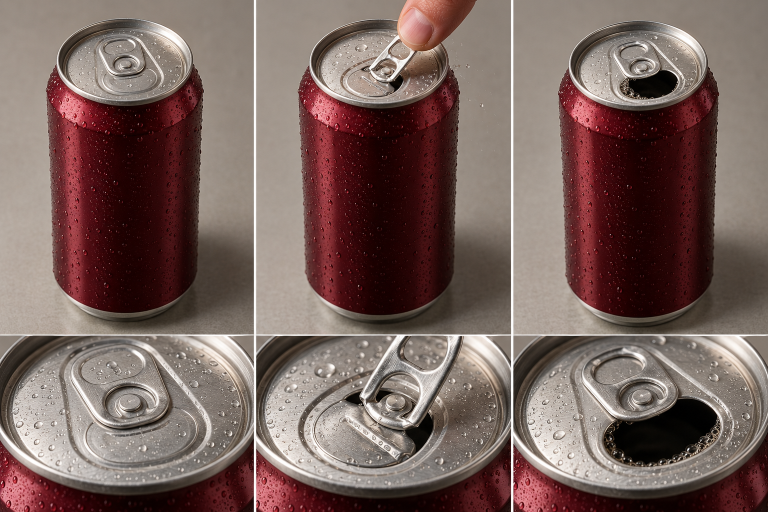
#> input picture docs/vydyhny-updates-2026-10-04/references/04_beverage_can.png, 1536 x 1024 px (shown at 1/2 size)
$ python can.py
#> lines starting #> are read from the running program, lines starting #| are printed output that depends on the picture; after the words box and inside, x2 and y2 are one past the last pixel; in counts of white or black regions, pixels touching at a corner belong together
### zadovbalo/scripts/assets/common.py
"""Спільні утиліти конвеєра матеріалів. Запуск: python3 scripts/assets/build.py (див. README)."""
import json
import os
from pathlib import Path

import cv2
import numpy as np

ROOT = Path(__file__).resolve().parents[2]  # zadovbalo/
PKG = ROOT.parent / "Vydyhny_Claude_Package" / "assets"
OUT = ROOT / "public" / "scenes"
EXTRA = ROOT / "assets-src"  # додаткові ліцензовані матеріали, якщо додані
REF2 = ROOT.parent / "docs" / "vydyhny-updates-2026-10-04" / "references"  # пакет змін 04.10.2026


def load_ref(name: str) -> np.ndarray:
    p = REF2 / name
    im = cv2.imread(str(p), cv2.IMREAD_COLOR)
    if im is None:
        raise SystemExit(f"Немає референсу: {p}")
    return im


# [6 lines left out: function load, not called in this run]


def poly_mask(shape, pts, value=255):
    m = np.zeros(shape[:2], np.uint8)
    cv2.fillPoly(m, [np.array(pts, np.int32)], value)
    return m


def smooth_mask(m: np.ndarray, r: float = 1.2) -> np.ndarray:
    """Антиаліасинг краю маски (0..255)."""
    return cv2.GaussianBlur(m, (0, 0), r)


# [66 lines left out: functions synthesize_hidden, _synthesize, edge_shade, not called in this run]


def save_webp(path: Path, img: np.ndarray, quality: int = 82):
    path.parent.mkdir(parents=True, exist_ok=True)
    ok = cv2.imwrite(str(path), img, [cv2.IMWRITE_WEBP_QUALITY, quality])
    if not ok:
        raise SystemExit(f"Не вдалося записати {path}")
    return path


def rgba(rgb: np.ndarray, alpha: np.ndarray) -> np.ndarray:
    return np.dstack([rgb, alpha])


# [6 lines left out: function crop_rgba, not called in this run]


def write_json(path: Path, data):
    path.parent.mkdir(parents=True, exist_ok=True)
    path.write_text(json.dumps(data, ensure_ascii=False, indent=1) + "\n", encoding="utf-8")


# [12 lines left out: function trim_dark_rim, not called in this run]


def fill_region(im: np.ndarray, hole: np.ndarray, source: np.ndarray, seed=7, P=96, low_sigma=28, gain=1.5) -> np.ndarray:
    """Заповнити діру поверхнею навколо: світло — нормалізованою згорткою лише по чистих пікселях (source),
    дрібна фактура — латками P×P з тієї ж поверхні (з випадковим віддзеркаленням)."""
    rng = np.random.default_rng(seed)
    img = im.astype(np.float32)
    vis = (source > 127).astype(np.float32)

    def nblur(x, s):
        num = cv2.GaussianBlur(x * vis[..., None], (0, 0), s)
        den = cv2.GaussianBlur(vis, (0, 0), s)[..., None]
        return num / np.maximum(den, 1e-3), den[..., 0]

    low_fine, _ = nblur(img, 6)
    low, den = nblur(img, low_sigma)
    # далеко від чистої стіни (центр великої діри) — світло доінпейнтити з країв
    far = ((den < 0.2) | (hole > 0) & (den < 0.35)).astype(np.uint8) * 255
    q = cv2.resize(np.clip(low, 0, 255).astype(np.uint8), None, fx=0.25, fy=0.25, interpolation=cv2.INTER_AREA)
    qm = cv2.resize(far, (q.shape[1], q.shape[0]), interpolation=cv2.INTER_NEAREST)
    q = cv2.inpaint(q, qm, 12, cv2.INPAINT_TELEA)
    up = cv2.GaussianBlur(cv2.resize(q, (img.shape[1], img.shape[0]), interpolation=cv2.INTER_CUBIC).astype(np.float32), (0, 0), 10)
    tf = cv2.GaussianBlur(far, (0, 0), 12).astype(np.float32)[..., None] / 255
    low = low * (1 - tf) + up * tf
    # у дірі світло лише з великого масштабу; біля краю — плавно з дрібнішого
    detail = (img - low_fine) * vis[..., None]
    inner = cv2.erode(source, np.ones((P + 1, P + 1), np.uint8))
    ys, xs = np.nonzero(inner > 127)
    ok = (ys >= P // 2) & (ys < img.shape[0] - P // 2) & (xs >= P // 2) & (xs < img.shape[1] - P // 2)
    ys, xs = ys[ok], xs[ok]
    fill = np.zeros_like(img)
    acc = np.zeros(img.shape[:2], np.float32)
    win = np.outer(np.hanning(P), np.hanning(P)).astype(np.float32) + 1e-3
    hy, hx = np.nonzero(hole > 0)
    for ty in range(hy.min() - P // 2, hy.max() + 1, P // 3):
        for tx in range(hx.min() - P // 2, hx.max() + 1, P // 3):
            i = rng.integers(len(ys))
            sy, sx = ys[i] - P // 2, xs[i] - P // 2
            ty0, tx0 = max(ty, 0), max(tx, 0)
            ty1, tx1 = min(ty + P, img.shape[0]), min(tx + P, img.shape[1])
            if ty1 <= ty0 or tx1 <= tx0:
                continue
            py0, px0 = ty0 - ty, tx0 - tx
            ww = win[py0 : py0 + ty1 - ty0, px0 : px0 + tx1 - tx0]
            patch = detail[sy : sy + P, sx : sx + P]
            if rng.random() < 0.5:
                patch = patch[:, ::-1]
            fill[ty0:ty1, tx0:tx1] += patch[py0 : py0 + ty1 - ty0, px0 : px0 + tx1 - tx0] * ww[..., None]
            acc[ty0:ty1, tx0:tx1] += ww
    tex = fill / np.maximum(acc, 1e-3)[..., None] * gain
    synth = np.clip(low + tex, 0, 255)
    t = cv2.GaussianBlur(hole, (0, 0), 3).astype(np.float32)[..., None] / 255
    return (img * (1 - t) + synth * t).astype(np.uint8)

### zadovbalo/scripts/assets/can.py
"""Банка (референс 04, верхня ліва панель — закрита): банка без кільця, кільце окремим спрайтом, контур клапана.

Кільце обертається навколо заклепки (у браузері — афінне перетворення в площині кришки з її перспективою);
носик продавлює надрізаний клапан усередину. Поверхню кришки під кільцем відновлено самою кришкою.
"""
import cv2
import numpy as np

from common import OUT, fill_region, load_ref, poly_mask, rgba, save_webp, write_json

PANEL = (0, 0, 509, 666)
RIVET = (252.5, 128.5)
TAB = [
    (201.2, 75), (217.5, 72.5), (255, 70), (277.5, 69.5), (282.5, 75), (285, 95), (290, 120), (290, 132.5), (285, 142.5),
    (275, 148.8), (255, 151.2), (235, 150), (222.5, 145), (212.5, 132.5), (203.8, 110), (197.5, 90), (198.8, 80),
]
# надрізаний клапан (крапля під носиком кільця), шарнір — верхній край біля заклепки
FLAP = [(214, 140), (198, 150), (192, 163), (198, 177), (212, 186), (240, 192), (272, 192), (300, 187), (318, 178), (326, 164), (322, 150), (308, 141), (288, 138), (250, 139)]
LID = {"cx": 251.0, "cy": 122.0, "rx": 136.0, "ry": 85.0}


def run():
    out = OUT / "can"
    im = load_ref("04_beverage_can.png")
#> in load_ref, im is the input picture: shape (1024, 1536, 3); mean B, G, R 93.2, 98.5, 120.4
    x0, y0, x1, y1 = PANEL
    frame = im[y0:y1, x0:x1].copy()
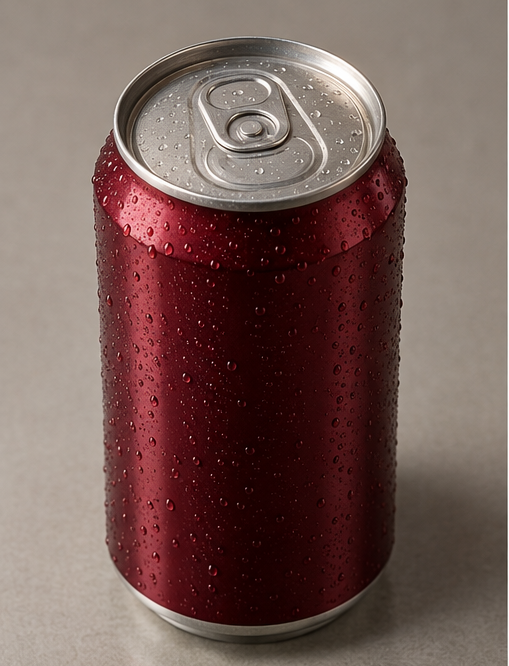
#> frame: shape (666, 509, 3); mean B, G, R 88, 93.3, 118.4
    h, w = frame.shape[:2]

    # контур кільця з невеликим запасом: світлий обідок штампування — теж частина кільця
    tab_m = cv2.dilate(poly_mask(frame.shape, TAB), np.ones((7, 7), np.uint8))
#> in poly_mask, `cv2.fillPoly(m, [np.array(pts, np.int32)], value)`:
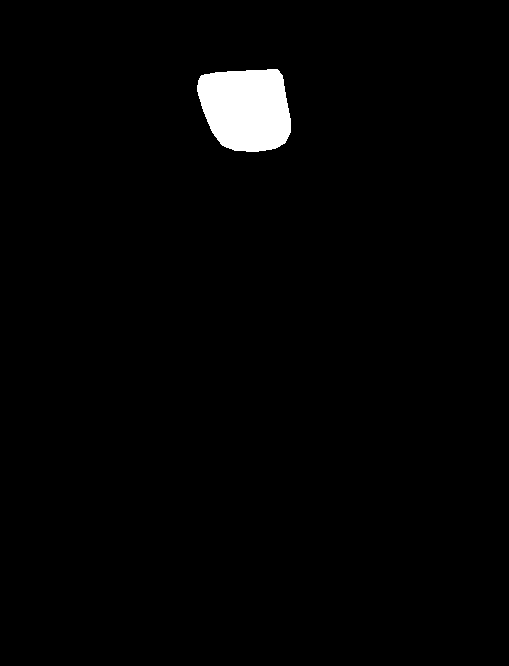
#> m: shape (666, 509); 1.9% white; 1 white region, box (x1, y1, x2, y2) and area: (197, 69, 291, 152) 6393
    tab_soft = cv2.GaussianBlur(tab_m, (0, 0), 0.8)
#> tab_m: shape (666, 509); 2.2% white; 1 white region, box (x1, y1, x2, y2) and area: (194, 66, 294, 155) 7491
    ys, xs = np.nonzero(tab_m)
    bx0, by0, bx1, by1 = xs.min() - 3, ys.min() - 3, xs.max() + 4, ys.max() + 4
    save_webp(out / "tab.webp", rgba(frame[by0:by1, bx0:bx1], tab_soft[by0:by1, bx0:bx1]), 94)
#> in rgba, `return np.dstack([rgb, alpha])`:
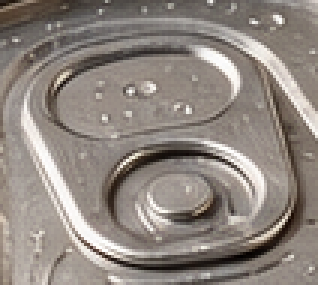
#> returned value: shape (95, 106, 4) (shown 3 times larger); mean of channels 0, 1, 2, 3 127.4, 134.3, 143.1, 189.7; drawn as B, G, R

    # кришка без кільця: заклепка лишається (кільце кріпиться до неї)
    hole = cv2.dilate(tab_m, np.ones((7, 7), np.uint8))
    rivet = np.zeros((h, w), np.uint8)
    cv2.circle(rivet, (int(RIVET[0]), int(RIVET[1])), 9, 255, -1)
#> rivet: shape (666, 509); 0.07% white; 1 white region, box (x1, y1, x2, y2) and area: (243, 119, 262, 138) 253
    hole[rivet > 0] = 0
    lid = np.zeros((h, w), np.uint8)
    cv2.ellipse(lid, ((LID["cx"], LID["cy"]), (LID["rx"] * 2 - 34, LID["ry"] * 2 - 26), 0), 255, -1)
#> lid: shape (666, 509); 8% white; 1 white region, box (x1, y1, x2, y2) and area: (132, 50, 371, 195) 27157
    source = np.where((cv2.dilate(hole, np.ones((9, 9), np.uint8)) == 0) & (lid > 0) & (poly_mask(frame.shape, FLAP) == 0), 255, 0).astype(np.uint8)
#> hole: shape (666, 509); 2.5% white; 1 white region, box (x1, y1, x2, y2) and area: (191, 63, 297, 158) 8408
    base = fill_region(frame, hole, source, seed=4, P=24, low_sigma=10, gain=1.2)
#> in fill_region, `q = cv2.inpaint(q, qm, 12, cv2.INPAINT_TELEA)`:
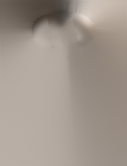
#> q: shape (166, 127, 3); mean B, G, R 141.6, 150.7, 161.6
#> in fill_region, `tf = cv2.GaussianBlur(far, (0, 0), 12).astype(np.float32)[..., None] /..`:
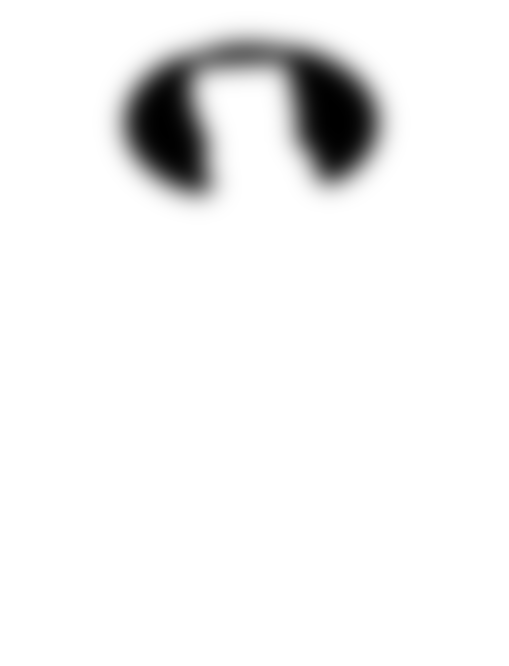
#> tf: shape (666, 509, 1) float32; min 0, max 1, mean 0.947
#> in fill_region, `detail = (img - low_fine) * vis[..., None]`:
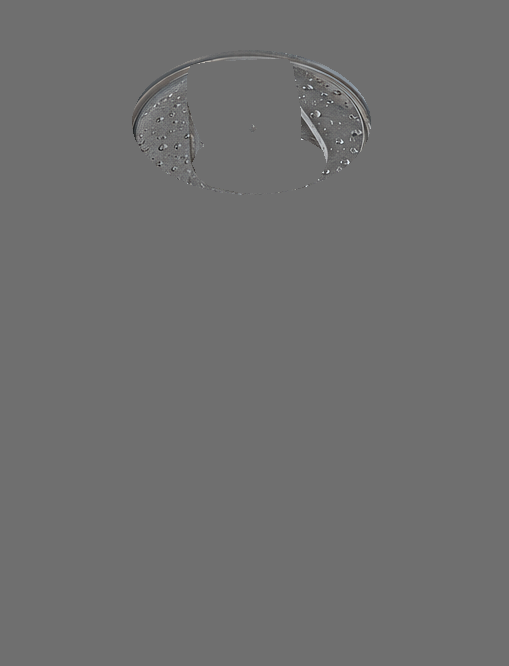
#> detail: shape (666, 509, 3) float32; mean B, G, R 0, 0, 0; drawn with min black and max white
#> in fill_region, `ys, xs = np.nonzero(inner > 127)`: ys = 3499 values from 75 to 161; xs = 3499 values, max 356 at index 1885, min 146 at index 1811, mean 257.1
#> in fill_region, `hy, hx = np.nonzero(hole > 0)`: hy = 8408 values from 63 to 157; hx = 8408 values, max 296 at index 4790, min 191 at index 1350, mean 245.5
#> after the loop in fill_region, `for ty in range(hy.min() - P // 2, hy.max() + 1, P // 3):`:
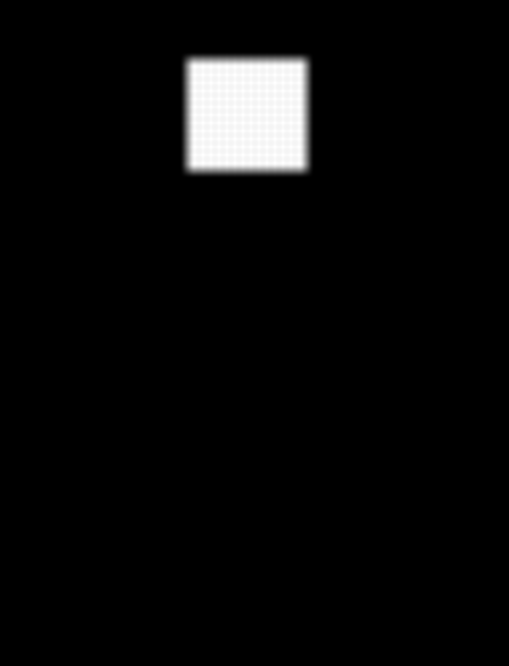
#> acc: shape (666, 509) float32; min 0, max 2.13, mean 0.0823; drawn with min black and max white
    save_webp(out / "can.webp", base, 90)

    write_json(
        out / "can.json",
        {
            "size": [w, h],
            "rivet": RIVET,
            "tab": {"x": int(bx0), "y": int(by0), "w": int(bx1 - bx0), "h": int(by1 - by0), "ringTip": [240, 71]},
            "flap": FLAP,
            "hinge": [[214, 140], [308, 141]],
            "lid": LID,
            "background": "#%02x%02x%02x" % tuple(int(v) for v in np.median(np.concatenate([frame[:20, :].reshape(-1, 3), frame[:, :12].reshape(-1, 3)]), axis=0)[::-1]),
        },
    )
    print("can ok", (bx0, by0, bx1 - bx0, by1 - by0))
#| can ok (191, 63, 106, 95)


if __name__ == "__main__":
    run()

$ run again, with docs/vydyhny-updates-2026-10-04/references/02_candle.png copied over docs/vydyhny-updates-2026-10-04/references/04_beverage_can.png
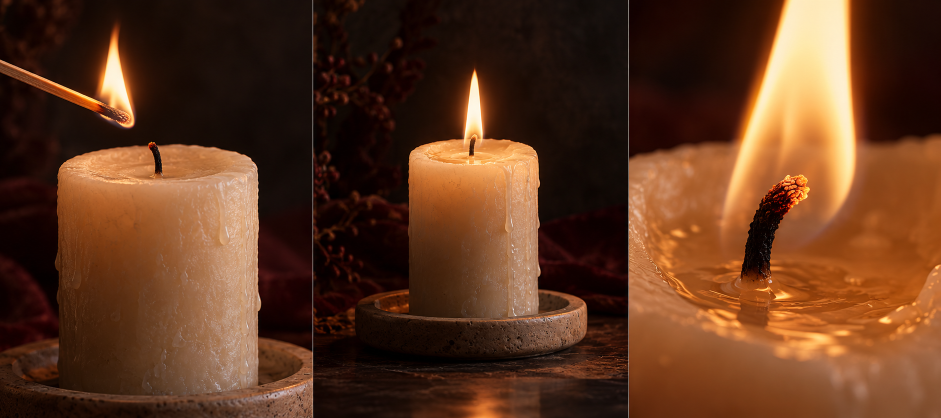
#> input picture docs/vydyhny-updates-2026-10-04/references/02_candle.png, 1881 x 836 px (shown at 1/2 size)
#> in load_ref, im is the input picture: shape (836, 1881, 3); mean B, G, R 31.4, 55.1, 94.6
#> m: shape (666, 509); 1.9% white; 1 white region, box (x1, y1, x2, y2) and area: (197, 69, 291, 152) 6393
#> tab_m: shape (666, 509); 2.2% white; 1 white region, box (x1, y1, x2, y2) and area: (194, 66, 294, 155) 7491
#> rivet: shape (666, 509); 0.07% white; 1 white region, box (x1, y1, x2, y2) and area: (243, 119, 262, 138) 253
#> lid: shape (666, 509); 8% white; 1 white region, box (x1, y1, x2, y2) and area: (132, 50, 371, 195) 27157
#> m: shape (666, 509); 1.8% white; 1 white region, box (x1, y1, x2, y2) and area: (192, 138, 327, 193) 6110
#> hole: shape (666, 509); 2.5% white; 1 white region, box (x1, y1, x2, y2) and area: (191, 63, 297, 158) 8408
#> vis: shape (666, 509) float32; values 0 (black) and 1 (white), 3.7% white; 3 white regions (1 under 20 px), largest, box (x1, y1, x2, y2) and area: (132, 50, 371, 195) 12577, (248, 124, 257, 133) 41
#> far: shape (666, 509); 94.7% white; 1 black region, box (x1, y1, x2, y2) and area: (125, 44, 378, 193) 17960
#> qm: shape (166, 127); 94.7% white; 1 black region, box (x1, y1, x2, y2) and area: (32, 11, 95, 49) 1122
#> in fill_region, `q = cv2.inpaint(q, qm, 12, cv2.INPAINT_TELEA)`:
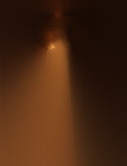
#> q: shape (166, 127, 3); mean B, G, R 17, 38, 70.8
#> inner: shape (666, 509); 1% white; 2 white regions, box (x1, y1, x2, y2) and area: (308, 75, 357, 151) 1929, (146, 86, 185, 162) 1570
#> in fill_region, `ys, xs = np.nonzero(inner > 127)`: ys = 3499 values from 75 to 161; xs = 3499 values, max 356 at index 1885, min 146 at index 1811, mean 257.1
#> hy = 8408 values from 63 to 157; hx = 8408 values, max 296 at index 4790, min 191 at index 1350, mean 245.5
#> in fill_region, `tex = fill / np.maximum(acc, 1e-3)[..., None] * gain`:
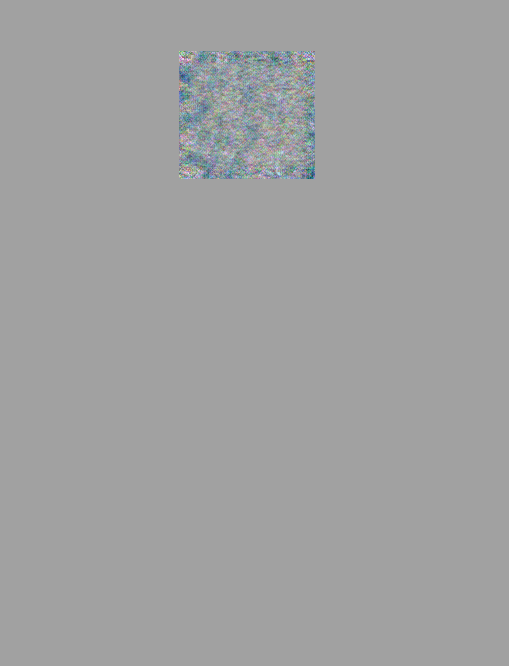
#> tex: shape (666, 509, 3) float32; mean B, G, R -0.00204, -0.00785, -0.02; drawn with min black and max white
#| can ok (191, 63, 106, 95)
